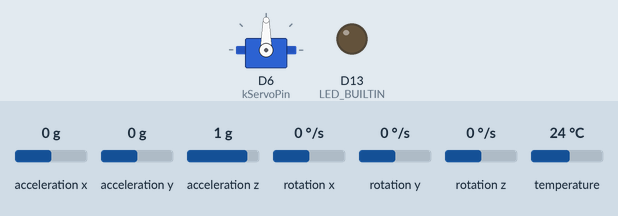
This program was run on a simulated STM32 Nucleo. On the bench: servo, output pins drawn as LEDs (lit = HIGH). The inputs (shaded band) are chosen by the test bench; at power-on: acceleration x 0 g, acceleration y 0 g, acceleration z 1 g, rotation x 0 °/s, rotation y 0 °/s, rotation z 0 °/s, temperature 24 °C. Random numbers use the default seed unless the program sets one; what the program prints to the serial monitor is not drawn.

Above: at 0.15 s.
Timing chart, 0 to 3.1 s (numbered marks = the images above):
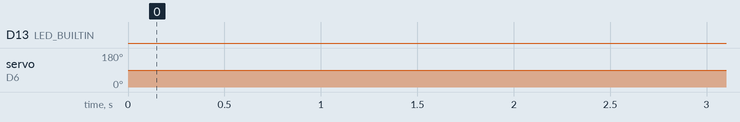

Measured:
- by itself, D13 (LED_BUILTIN): LOW → HIGH at 5.3 s, → LOW 0.25 s later, → HIGH 0.25 s later, → LOW 0.25 s later, … (498 changes in this stretch)
- by itself, servo on D6 (kServoPin): 90° → 10° at 5.0 s, → 170° 0.20 s later, → 10° 0.20 s later, → 170° 0.20 s later, … (622 changes in this stretch)

The program:

main.cpp
```cpp
#include "Arduino.h"
#include <Adafruit_MPU6050.h>
#include <Adafruit_Sensor.h>
#include <Servo.h>
#include <Wire.h>

namespace {
constexpr float kGravityAlpha = 0.02f;
constexpr float kSwingStartThresholdG = 2.0f;
constexpr float kSwingEndThresholdG = 0.5f;
constexpr float kMetersPerSecondSquaredPerG = 9.80665f;
constexpr uint32_t kSampleIntervalMs = 0;
constexpr uint32_t kSameDirectionCooldownMs = 200;
constexpr int kServoPin = D6;
constexpr int kServoShakeAngleA = 10;
constexpr int kServoShakeAngleB = 170;
constexpr int kServoIdleAngle = 90;
constexpr uint32_t kServoShakeIntervalMs = 200;
constexpr uint32_t kBoardLedToggleMs = 250;
constexpr uint32_t kRoundDelayMs = 5000;
constexpr int kSequenceLength = 5;
}

enum class GameState {
  WaitingToStart,
  WaitingForInput,
};

Adafruit_MPU6050 mpu;
Servo swingServo;

bool swingActive = false;
bool swingArmed = false;
float swingPeakMagnitudeG = 0.0f;
float swingPeakXG = 0.0f;
float swingPeakYG = 0.0f;
float swingPeakZG = 0.0f;
float gravityX = 0.0f;
float gravityY = 0.0f;
float gravityZ = 0.0f;
int lastAcceptedDirection = -1;
uint32_t lastAcceptedDirectionMs = 0;

GameState gameState = GameState::WaitingToStart;
uint32_t roundStateStartMs = 0;
uint32_t lastServoToggleMs = 0;
uint32_t lastBoardLedToggleMs = 0;
bool boardLedsOn = false;
int servoAngle = kServoIdleAngle;
int targetDirections[kSequenceLength] = {0};
int sequenceProgress = 0;

void SetupBoardLeds() {
#if defined(LED_BUILTIN)
  pinMode(LED_BUILTIN, OUTPUT);
#endif
}

void SetBoardLeds(bool on) {
  const uint8_t level = on ? HIGH : LOW;
#if defined(LED_BUILTIN)
  digitalWrite(LED_BUILTIN, level);
#endif
}

void PrintProgressCircles(int progressCount) {
  for (int i = 0; i < kSequenceLength; ++i) {
    if (i < progressCount) {
      Serial.print('o');
    } else {
      Serial.print('.');
    }
    if (i < (kSequenceLength - 1)) {
      Serial.print(' ');
    }
  }
  Serial.println();
}

const char* DirectionToString(int directionIndex) {
  switch (directionIndex) {
    case 0: return "X";
    case 1: return "Y";
    default: return "Z";
  }
}

int ComputeDirectionIndex(float xG, float yG, float zG) {
  int directionIndex = 0;
  float dominantAbsG = fabsf(xG);

  if (fabsf(yG) > dominantAbsG) {
    directionIndex = 1;
    dominantAbsG = fabsf(yG);
  }

  if (fabsf(zG) > dominantAbsG) {
    directionIndex = 2;
  }

  return directionIndex;
}

void GenerateAndPrintSequence() {
  for (int i = 0; i < kSequenceLength; ++i) {
    targetDirections[i] = random(3);
    Serial.print(DirectionToString(targetDirections[i]));
    if (i < (kSequenceLength - 1)) {
      Serial.print(' ');
    }
  }
  Serial.println();
}

void setup() {
  Serial.begin(115200);
  while (!Serial) delay(10);

  Serial.println("MPU6050 Init...");

  if (!mpu.begin()) {
    Serial.println("ERROR: MPU6050 not found. Check wiring and I2C address.");
    while (1) delay(10);
  }
  Serial.println("MPU6050 found!");

  swingServo.attach(kServoPin);
  swingServo.write(servoAngle);
  randomSeed(micros());
  SetupBoardLeds();
  SetBoardLeds(false);

  // Use a higher range so peaks above 3G do not clip.
  mpu.setAccelerometerRange(MPU6050_RANGE_16_G);

  // Gyro range: 250 deg/s is most sensitive
  mpu.setGyroRange(MPU6050_RANGE_250_DEG);

  // Higher bandwidth preserves shorter acceleration spikes.
  mpu.setFilterBandwidth(MPU6050_BAND_184_HZ);

  roundStateStartMs = millis();
  Serial.println("Ready. Wait 5s, then match 5 swing directions in order.\n");
  delay(100);
}

void loop() {
  static uint32_t lastSampleMs = 0;
  const uint32_t now = millis();

  if (gameState == GameState::WaitingToStart) {
    swingServo.write(kServoIdleAngle);
    SetBoardLeds(false);
    boardLedsOn = false;
    if ((now - roundStateStartMs) >= kRoundDelayMs) {
      gameState = GameState::WaitingForInput;
      sequenceProgress = 0;
      swingArmed = false;
      swingActive = false;
      lastAcceptedDirection = -1;
      lastAcceptedDirectionMs = 0;
      servoAngle = kServoShakeAngleA;
      swingServo.write(servoAngle);
      lastServoToggleMs = now;
      lastBoardLedToggleMs = now;
      GenerateAndPrintSequence();
    }
  } else {
    if ((now - lastBoardLedToggleMs) >= kBoardLedToggleMs) {
      lastBoardLedToggleMs = now;
      boardLedsOn = !boardLedsOn;
      SetBoardLeds(boardLedsOn);
    }

    if ((now - lastServoToggleMs) >= kServoShakeIntervalMs) {
      lastServoToggleMs = now;
      servoAngle = (servoAngle == kServoShakeAngleA) ? kServoShakeAngleB : kServoShakeAngleA;
      swingServo.write(servoAngle);
    }
  }

  if ((now - lastSampleMs) < kSampleIntervalMs) {
    return;
  }
  lastSampleMs = now;

  sensors_event_t accel, gyro, temp;
  mpu.getEvent(&accel, &gyro, &temp);

  gravityX += kGravityAlpha * (accel.acceleration.x - gravityX);
  gravityY += kGravityAlpha * (accel.acceleration.y - gravityY);
  gravityZ += kGravityAlpha * (accel.acceleration.z - gravityZ);

  const float linearAccelXG = (accel.acceleration.x - gravityX) / kMetersPerSecondSquaredPerG;
  const float linearAccelYG = (accel.acceleration.y - gravityY) / kMetersPerSecondSquaredPerG;
  const float linearAccelZG = (accel.acceleration.z - gravityZ) / kMetersPerSecondSquaredPerG;
  const float linearAccelMagnitudeG = sqrtf(
      linearAccelXG * linearAccelXG +
      linearAccelYG * linearAccelYG +
      linearAccelZG * linearAccelZG);

  if (gameState != GameState::WaitingForInput) {
    return;
  }

  if (!swingActive && linearAccelMagnitudeG < kSwingEndThresholdG) {
    swingArmed = true;
  }

  if (!swingActive && swingArmed && linearAccelMagnitudeG >= kSwingStartThresholdG) {
    swingActive = true;
    swingArmed = false;
    swingPeakMagnitudeG = linearAccelMagnitudeG;
    swingPeakXG = linearAccelXG;
    swingPeakYG = linearAccelYG;
    swingPeakZG = linearAccelZG;
  } else if (swingActive && linearAccelMagnitudeG > swingPeakMagnitudeG) {
    swingPeakMagnitudeG = linearAccelMagnitudeG;
    swingPeakXG = linearAccelXG;
    swingPeakYG = linearAccelYG;
    swingPeakZG = linearAccelZG;
  }

  if (swingActive && linearAccelMagnitudeG < kSwingEndThresholdG) {
    const int detectedDirection = ComputeDirectionIndex(swingPeakXG, swingPeakYG, swingPeakZG);
    const bool sameDirectionCooldown =
        (detectedDirection == lastAcceptedDirection) &&
        ((now - lastAcceptedDirectionMs) < kSameDirectionCooldownMs);

    if (!sameDirectionCooldown) {
      lastAcceptedDirection = detectedDirection;
      lastAcceptedDirectionMs = now;

      if (detectedDirection == targetDirections[sequenceProgress]) {
        sequenceProgress++;
        PrintProgressCircles(sequenceProgress);

        if (sequenceProgress >= kSequenceLength) {
          Serial.println("Spells completed!\n");
          gameState = GameState::WaitingToStart;
          roundStateStartMs = now;
          swingServo.write(kServoIdleAngle);
          SetBoardLeds(false);
          boardLedsOn = false;
          sequenceProgress = 0;
        }
      }
    }

    swingActive = false;
    swingPeakMagnitudeG = 0.0f;
    swingPeakXG = 0.0f;
    swingPeakYG = 0.0f;
    swingPeakZG = 0.0f;
  }
}
```
